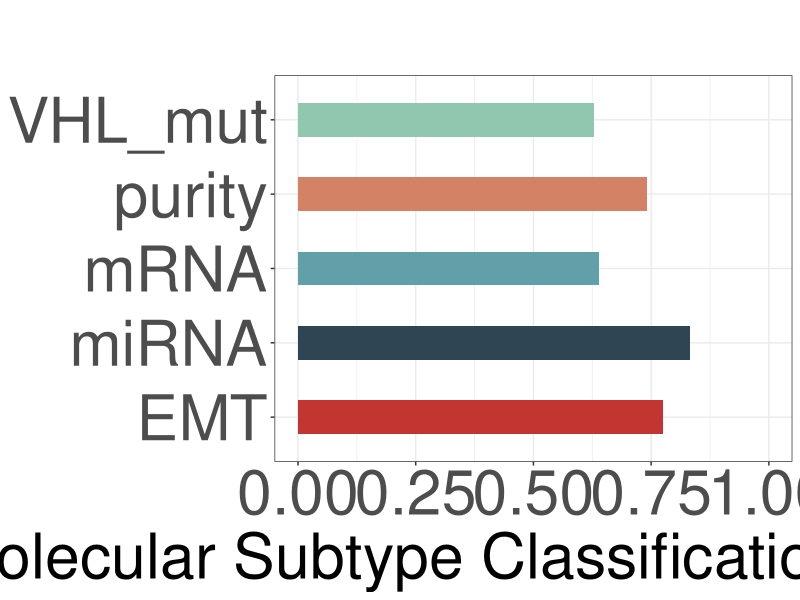
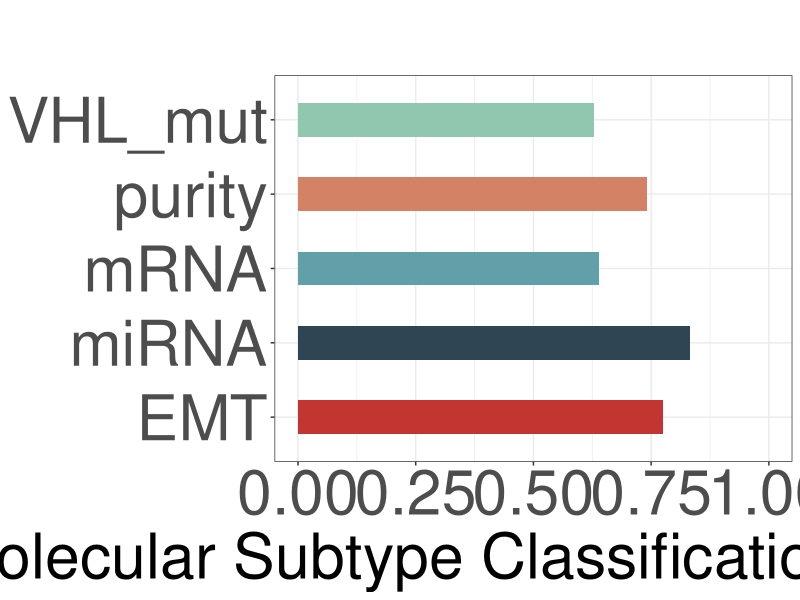
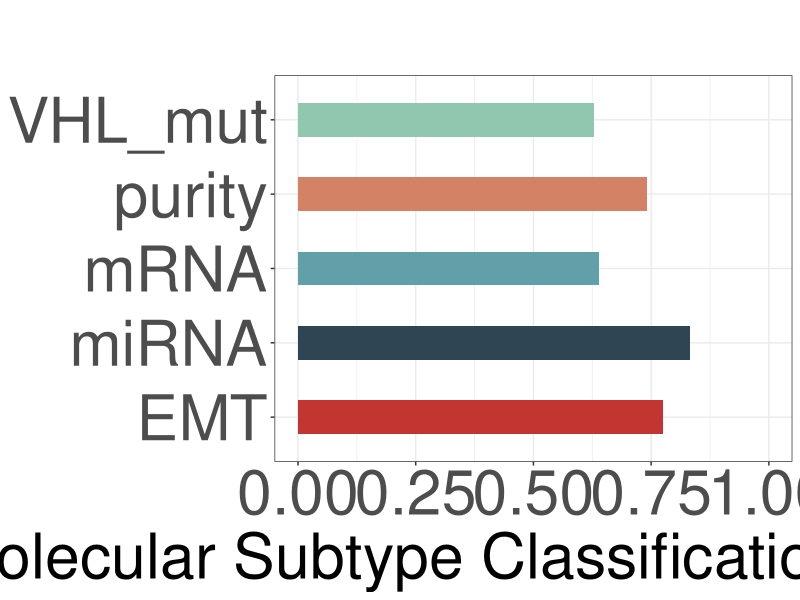

Source code (R) for these figures, in order:
library('ggplot2')
library('tibble')
library('dplyr')

setwd("D:/AI_diagnosis/Renal_cancer_project/figures")
datatable <- data.frame(type = c('VHL_mut','miRNA','mRNA','purity','EMT'), 
                        accuracy = c(0.6296,0.8333,0.64,0.7419,0.7742))

datatable <- datatable[order(datatable$accuracy,decreasing = TRUE),]
#datatable$type <- factor(datatable$type, labels = datatable$type)
# plot 
ggplot(data = datatable, 
       aes(x= type, y = accuracy, fill = type))+
  geom_bar(stat = 'identity',
           width = 0.45,
           size = 1)+
  scale_fill_manual(values = c('#C23531', '#2F4554','#61A0A8','#D48265','#91C7AE'))+
  labs(title = '', 
       y = 'Molecular Subtype Classification Accuracy', 
       x = NULL)+
  ylim(0.0,1.0)+
  theme_bw()+
  theme(plot.title = element_text(size = 45,hjust = 0.5),
        axis.text.x = element_text(size =45),
        axis.text.y = element_text(size =45),
        axis.title.x = element_text(size = 45),
        axis.title.y = element_text(size = 45),
        #panel.grid.major.x = element_line(colour = 'gray',size = 0.7),
        legend.title = element_blank(),
        legend.text = element_text(size = 45),
        legend.background = element_blank(),
        # legend.key = element_rect(fill = NA, colour = NA, size=1),
        legend.position = 'none')+
  coord_flip()
ggsave("molecular_subtype_classification_accuracy.jpg", device = "jpeg", width = 16, height = 12, dpi = 300)
ggsave("molecular_subtype_classification_accuracy.pdf", device = "pdf", width = 16, height = 12, dpi = 300)



